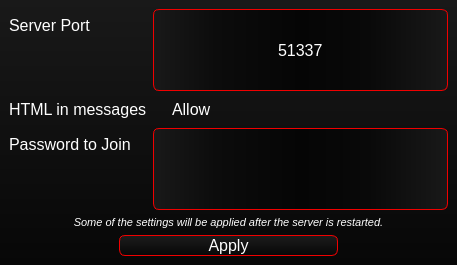
<?xml version="1.0" encoding="UTF-8"?>
<ui version="4.0">
 <class>SettingsWindow</class>
 <widget class="QMainWindow" name="SettingsWindow">
  <property name="geometry">
   <rect>
    <x>0</x>
    <y>0</y>
    <width>457</width>
    <height>265</height>
   </rect>
  </property>
  <property name="windowTitle">
   <string>Settings</string>
  </property>
  <property name="styleSheet">
   <string notr="true">background-color: qlineargradient(spread:pad, x1:0.5, y1:1, x2:0.5, y2:0, stop:0 rgba(7, 7, 7, 255), stop:1 rgba(25, 25, 25, 255));
color: white;</string>
  </property>
  <widget class="QWidget" name="centralwidget">
   <layout class="QVBoxLayout" name="verticalLayout" stretch="80,0,20">
    <item>
     <layout class="QFormLayout" name="formLayout_3">
      <item row="0" column="0">
       <widget class="QLabel" name="label">
        <property name="font">
         <font>
          <family>Segoe UI</family>
          <pointsize>12</pointsize>
         </font>
        </property>
        <property name="styleSheet">
         <string notr="true">background-color: rgba(255, 255, 255, 0);</string>
        </property>
        <property name="text">
         <string>Server Port</string>
        </property>
       </widget>
      </item>
      <item row="0" column="1">
       <widget class="QLineEdit" name="lineEdit">
        <property name="sizePolicy">
         <sizepolicy hsizetype="Expanding" vsizetype="Expanding">
          <horstretch>0</horstretch>
          <verstretch>0</verstretch>
         </sizepolicy>
        </property>
        <property name="font">
         <font>
          <family>Segoe UI</family>
          <pointsize>12</pointsize>
         </font>
        </property>
        <property name="focusPolicy">
         <enum>Qt::ClickFocus</enum>
        </property>
        <property name="styleSheet">
         <string notr="true">background-color: qlineargradient(spread:pad, x1:0, y1:0.5, x2:1, y2:0.5, stop:0 rgba(25, 25, 25, 255), stop:0.211618 rgba(12, 12, 12, 255), stop:0.5 rgba(5, 5, 5, 255), stop:0.73029 rgba(9, 9, 9, 255), stop:1 rgba(25, 25, 25, 255));
selection-background-color: rgb(140, 0, 0);
color: white;
border: 1px solid rgb(240, 0, 0);
border-radius: 6px;</string>
        </property>
        <property name="inputMask">
         <string>00000</string>
        </property>
        <property name="text">
         <string>51337</string>
        </property>
        <property name="alignment">
         <set>Qt::AlignCenter</set>
        </property>
       </widget>
      </item>
      <item row="1" column="0">
       <widget class="QLabel" name="label_2">
        <property name="font">
         <font>
          <family>Segoe UI</family>
          <pointsize>12</pointsize>
         </font>
        </property>
        <property name="styleSheet">
         <string notr="true">background-color: rgba(255, 255, 255, 0);</string>
        </property>
        <property name="text">
         <string>HTML in messages</string>
        </property>
       </widget>
      </item>
      <item row="1" column="1">
       <widget class="QCheckBox" name="checkBox_HTML">
        <property name="font">
         <font>
          <family>Segoe UI</family>
          <pointsize>12</pointsize>
         </font>
        </property>
        <property name="styleSheet">
         <string notr="true">QCheckBox
{
	background: transparent;
	color: white;
}</string>
        </property>
        <property name="text">
         <string>Allow</string>
        </property>
        <property name="checked">
         <bool>false</bool>
        </property>
       </widget>
      </item>
      <item row="2" column="0">
       <widget class="QLabel" name="label_3">
        <property name="font">
         <font>
          <family>Segoe UI</family>
          <pointsize>12</pointsize>
         </font>
        </property>
        <property name="styleSheet">
         <string notr="true">background-color: rgba(255, 255, 255, 0);</string>
        </property>
        <property name="text">
         <string>Password to Join</string>
        </property>
       </widget>
      </item>
      <item row="2" column="1">
       <widget class="QLineEdit" name="lineEdit_pass">
        <property name="sizePolicy">
         <sizepolicy hsizetype="Expanding" vsizetype="Expanding">
          <horstretch>0</horstretch>
          <verstretch>0</verstretch>
         </sizepolicy>
        </property>
        <property name="font">
         <font>
          <family>Segoe UI</family>
          <pointsize>10</pointsize>
         </font>
        </property>
        <property name="styleSheet">
         <string notr="true">background-color: qlineargradient(spread:pad, x1:0, y1:0.5, x2:1, y2:0.5, stop:0 rgba(25, 25, 25, 255), stop:0.211618 rgba(12, 12, 12, 255), stop:0.5 rgba(5, 5, 5, 255), stop:0.73029 rgba(9, 9, 9, 255), stop:1 rgba(25, 25, 25, 255));
selection-background-color: rgb(140, 0, 0);
color: white;
border: 1px solid rgb(240, 0, 0);
border-radius: 6px;</string>
        </property>
        <property name="maxLength">
         <number>255</number>
        </property>
        <property name="echoMode">
         <enum>QLineEdit::Password</enum>
        </property>
       </widget>
      </item>
     </layout>
    </item>
    <item>
     <widget class="QLabel" name="label_4">
      <property name="font">
       <font>
        <family>Segoe UI</family>
        <pointsize>8</pointsize>
        <italic>true</italic>
       </font>
      </property>
      <property name="styleSheet">
       <string notr="true">background: transparent;</string>
      </property>
      <property name="text">
       <string>Some of the settings will be applied after the server is restarted.</string>
      </property>
      <property name="alignment">
       <set>Qt::AlignCenter</set>
      </property>
      <property name="wordWrap">
       <bool>true</bool>
      </property>
     </widget>
    </item>
    <item>
     <layout class="QHBoxLayout" name="horizontalLayout_2" stretch="25,50,25">
      <item>
       <spacer name="horizontalSpacer">
        <property name="orientation">
         <enum>Qt::Horizontal</enum>
        </property>
        <property name="sizeHint" stdset="0">
         <size>
          <width>40</width>
          <height>20</height>
         </size>
        </property>
       </spacer>
      </item>
      <item>
       <widget class="QPushButton" name="pushButton">
        <property name="sizePolicy">
         <sizepolicy hsizetype="Minimum" vsizetype="Fixed">
          <horstretch>0</horstretch>
          <verstretch>0</verstretch>
         </sizepolicy>
        </property>
        <property name="font">
         <font>
          <family>Segoe UI</family>
          <pointsize>12</pointsize>
         </font>
        </property>
        <property name="styleSheet">
         <string notr="true">QPushButton
{
	background-color: qlineargradient(spread:pad, x1:0.5, y1:1, x2:0.5, y2:0, stop:0 rgba(7, 7, 7, 255), stop:1 rgba(28, 28, 28, 255));
	border: 1px solid rgb(240, 0, 0);
	border-radius: 6px;
	color: white;
}

QPushButton:disabled
{
	background-color: qlineargradient(spread:pad, x1:0.5, y1:1, x2:0.5, y2:0, stop:0 rgba(4, 4, 4, 200), stop:1 rgba(29, 29, 29, 230));
	border: 1px solid darkred;
	color: rgb(50, 50, 50);
}

QPushButton:hover
{
	background-color: qlineargradient(spread:pad, x1:0.5, y1:1, x2:0.5, y2:0, stop:0 rgba(37, 37, 37, 255), stop:1 rgba(58, 58, 58, 255));
	border: 1px solid white;
}</string>
        </property>
        <property name="text">
         <string>Apply</string>
        </property>
       </widget>
      </item>
      <item>
       <spacer name="horizontalSpacer_2">
        <property name="orientation">
         <enum>Qt::Horizontal</enum>
        </property>
        <property name="sizeHint" stdset="0">
         <size>
          <width>40</width>
          <height>20</height>
         </size>
        </property>
       </spacer>
      </item>
     </layout>
    </item>
   </layout>
  </widget>
  <widget class="QMenuBar" name="menubar">
   <property name="geometry">
    <rect>
     <x>0</x>
     <y>0</y>
     <width>457</width>
     <height>30</height>
    </rect>
   </property>
  </widget>
 </widget>
 <resources/>
 <connections/>
</ui>
